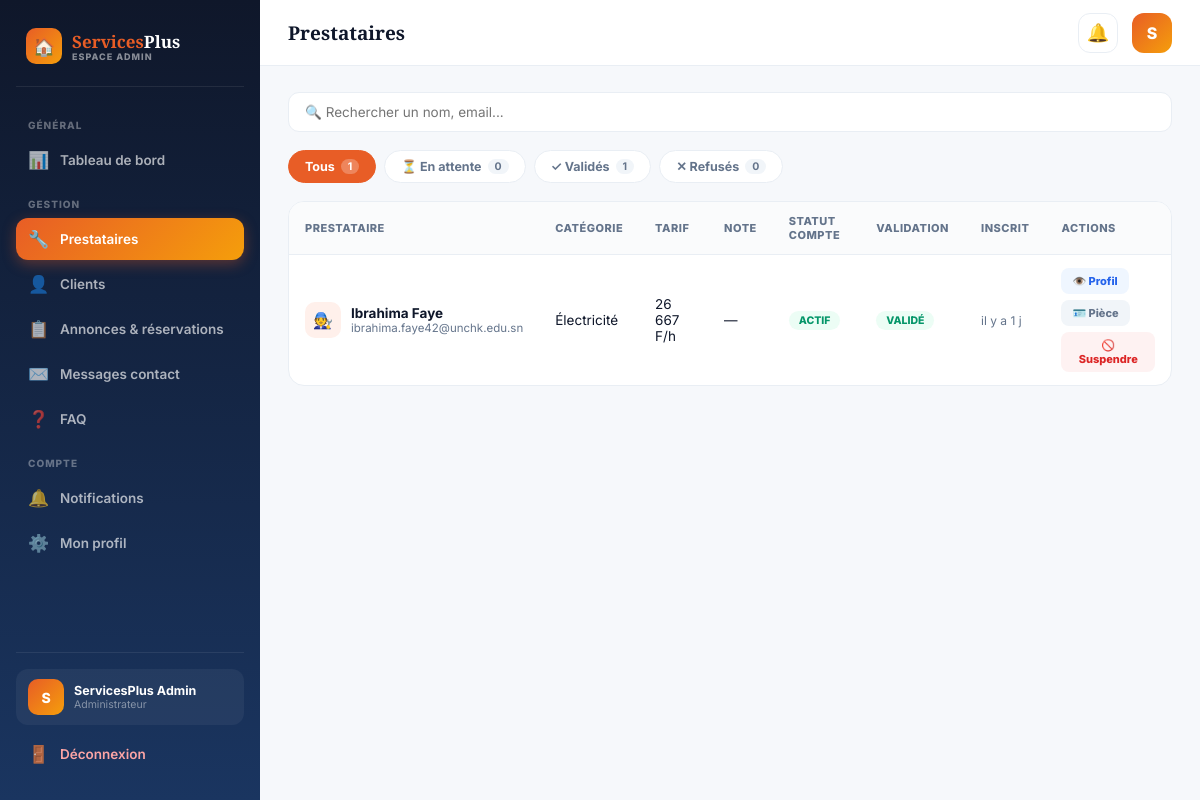
The page /espace_admin/gestion_prestataires.php (signed in) on the database its author committed.
### tables this page shows
CREATE TABLE IF NOT EXISTS `prestataire_profils` (
  `user_id` int NOT NULL,
  `categorie_id` int NOT NULL,
  `bio` text,
  `tarif_horaire` decimal(10,2) NOT NULL DEFAULT '0.00',
  `experience` varchar(50) DEFAULT '1 a 3 ans',
  `piece_identite` varchar(255) DEFAULT NULL,
  `statut_validation` enum('en_attente','valide','refuse') NOT NULL DEFAULT 'en_attente',
  `disponible` tinyint(1) NOT NULL DEFAULT '1',
  `note_moyenne` decimal(3,2) NOT NULL DEFAULT '0.00',
  `nb_avis` int NOT NULL DEFAULT '0',
  `admin_validateur_id` int DEFAULT NULL,
  `date_validation` datetime DEFAULT NULL,
  PRIMARY KEY (`user_id`),
  KEY `categorie_id` (`categorie_id`),
  KEY `admin_validateur_id` (`admin_validateur_id`)
);

CREATE TABLE IF NOT EXISTS `utilisateurs` (
  `id` int NOT NULL AUTO_INCREMENT,
  `role` enum('client','prestataire','admin') NOT NULL DEFAULT 'client',
  `nom` varchar(100) NOT NULL,
  `prenom` varchar(100) NOT NULL,
  `email` varchar(150) NOT NULL,
  `mot_de_passe` varchar(255) NOT NULL,
  `telephone` varchar(20) DEFAULT NULL,
  `ville` varchar(100) DEFAULT NULL,
  `photo` varchar(255) DEFAULT NULL,
  `statut` enum('actif','suspendu') NOT NULL DEFAULT 'actif',
  `date_creation` datetime NOT NULL DEFAULT CURRENT_TIMESTAMP,
  PRIMARY KEY (`id`),
  UNIQUE KEY `email` (`email`)
);

CREATE TABLE IF NOT EXISTS `categories` (
  `id` int NOT NULL AUTO_INCREMENT,
  `nom` varchar(80) NOT NULL,
  `icone` varchar(10) NOT NULL,
  PRIMARY KEY (`id`),
  UNIQUE KEY `nom` (`nom`)
);

### includes/fonctions.php (called while the page is built, shortened)
<?php
function e(?string $texte): string
{
    return htmlspecialchars($texte ?? '', ENT_QUOTES, 'UTF-8');
}
function ilYA(string $dateSql): string
{
    $diff = time() - strtotime($dateSql);
    return 'il y a ' . floor($diff / 86400) . ' j';
}

### espace_admin/gestion_prestataires.php (the view, shortened to what this page needs)
<?php
require '../config/connexion.php';
require '../includes/fonctions.php';
$statutFiltre = $_GET['statut'] ?? 'tous';
$q     = trim($_GET['q'] ?? '');
$page  = max(1, (int)($_GET['page'] ?? 1));
$parPage = 10;
$compteurs = $pdo->query("SELECT statut_validation, COUNT(*) AS nb FROM prestataire_profils GROUP BY statut_validation")->fetchAll(PDO::FETCH_KEY_PAIR);
$totalTous = array_sum($compteurs);
$where = []; $params = [];
$whereSql = $where ? 'WHERE '.implode(' AND ', $where) : '';
$stmtCount = $pdo->prepare("SELECT COUNT(*) FROM prestataire_profils pp JOIN utilisateurs u ON u.id=pp.user_id $whereSql");
$stmtCount->execute($params);
$total = (int)$stmtCount->fetchColumn();
$totalPages = max(1, (int)ceil($total/$parPage));
$page = min($page, $totalPages);
$offset = ($page-1)*$parPage;
$sql = "SELECT u.id, u.nom, u.prenom, u.email, u.telephone, u.ville, u.statut AS statut_compte, u.date_creation,
               pp.tarif_horaire, pp.note_moyenne, pp.nb_avis, pp.statut_validation, pp.piece_identite, c.nom AS categorie_nom
        FROM prestataire_profils pp
        JOIN utilisateurs u ON u.id = pp.user_id
        JOIN categories c ON c.id = pp.categorie_id
        $whereSql
        ORDER BY u.date_creation DESC LIMIT $parPage OFFSET $offset";
$stmt = $pdo->prepare($sql);
$stmt->execute($params);
$prestataires = $stmt->fetchAll();
function urlAvecP(array $r = []): string {
    $p = array_merge($_GET, $r);
    foreach ($p as $k=>$v) if ($v===''||$v===null) unset($p[$k]);
    return 'gestion_prestataires.php?' . http_build_query($p);
}
require 'admin_header.php';
?>
<div class="toolbar">
  <form method="get" style="flex:1;display:flex;gap:12px;flex-wrap:wrap;">
    <input type="text" name="q" class="search-input" placeholder="🔍 Rechercher un nom, email..." value="<?= e($q) ?>">
  </form>
</div>
<div class="filter-tabs">
  <a class="ftab <?= $statutFiltre==='tous'?'active':'' ?>" href="<?= urlAvecP(['statut'=>'tous','page'=>null]) ?>">Tous <span class="cnt"><?= $totalTous ?></span></a>
  <a class="ftab <?= $statutFiltre==='en_attente'?'active':'' ?>" href="<?= urlAvecP(['statut'=>'en_attente','page'=>null]) ?>">⏳ En attente <span class="cnt"><?= $compteurs['en_attente'] ?? 0 ?></span></a>
  <a class="ftab <?= $statutFiltre==='valide'?'active':'' ?>" href="<?= urlAvecP(['statut'=>'valide','page'=>null]) ?>">✓ Validés <span class="cnt"><?= $compteurs['valide'] ?? 0 ?></span></a>
  <a class="ftab <?= $statutFiltre==='refuse'?'active':'' ?>" href="<?= urlAvecP(['statut'=>'refuse','page'=>null]) ?>">✕ Refusés <span class="cnt"><?= $compteurs['refuse'] ?? 0 ?></span></a>
</div>
<div class="table-wrap">
<table class="data-table">
  <thead><tr><th>Prestataire</th><th>Catégorie</th><th>Tarif</th><th>Note</th><th>Statut compte</th><th>Validation</th><th>Inscrit</th><th>Actions</th></tr></thead>
  <tbody>
  <?php if (empty($prestataires)): ?>
    <tr><td colspan="8" class="empty-mini">Aucun prestataire trouvé.</td></tr>
  <?php else: foreach ($prestataires as $p): ?>
    <tr>
      <td>
        <div class="name-cell">
          <div class="avatar-sm">🧑‍🔧</div>
          <div><strong><?= e($p['prenom'].' '.$p['nom']) ?></strong><div style="font-size:11.5px;color:var(--slate);"><?= e($p['email']) ?></div></div>
        </div>
      </td>
      <td><?= e($p['categorie_nom']) ?></td>
      <td><?= number_format($p['tarif_horaire'],0,',',' ') ?> F/h</td>
      <td><?= $p['nb_avis']>0 ? '⭐ '.e((string)$p['note_moyenne']).' ('.$p['nb_avis'].')' : '—' ?></td>
      <td><span class="pill <?= $p['statut_compte'] ?>"><?= $p['statut_compte']==='actif'?'Actif':'Suspendu' ?></span></td>
      <td><span class="pill <?= $p['statut_validation'] ?>"><?= ['valide'=>'Validé','en_attente'=>'En attente','refuse'=>'Refusé'][$p['statut_validation']] ?></span></td>
      <td style="font-size:12px;color:var(--slate);"><?= ilYA($p['date_creation']) ?></td>
      <td>
        <div class="actions-cell">
          <a class="btn-mini blue" href="../profil_prestataire.php?id=<?= $p['id'] ?>" target="_blank">👁️ Profil</a>
          <?php if ($p['piece_identite']): ?><a class="btn-mini gray" href="../<?= e($p['piece_identite']) ?>" target="_blank">🪪 Pièce</a><?php endif; ?>
          <?php if ($p['statut_compte'] === 'actif'): ?>
            <form method="post" style="display:inline;"><input type="hidden" name="user_id" value="<?= $p['id'] ?>"><button type="submit" name="action_presta" value="suspendre" class="btn-mini red" onclick="return confirm('Suspendre ce compte ?')">🚫 Suspendre</button></form>
          <?php else: ?>
            <form method="post" style="display:inline;"><input type="hidden" name="user_id" value="<?= $p['id'] ?>"><button type="submit" name="action_presta" value="reactiver" class="btn-mini green">↺ Réactiver</button></form>
          <?php endif; ?>
        </div>
      </td>
    </tr>
  <?php endforeach; endif; ?>
  </tbody>
</table>
</div>
<?php require 'admin_footer.php'; ?>

### rows shown on the page
prestataire_profils: user_id.nom "Ibrahima Faye", user_id.email "ibrahima.faye42@unchk.edu.sn", categorie.nom "Électricité", tarif_horaire "26 667", statut_validation "VALIDÉ", user_id.date_creation "il y a 1 j"

### other values the page prints
substr($admin['prenom'],0,1) "S"
$admin['prenom'].' '.$admin['nom'] "ServicesPlus Admin"
$page_title "Prestataires"
$totalTous "1"
$compteurs['en_attente'] "0"
$compteurs['valide'] "1"
$compteurs['refuse'] "0"
